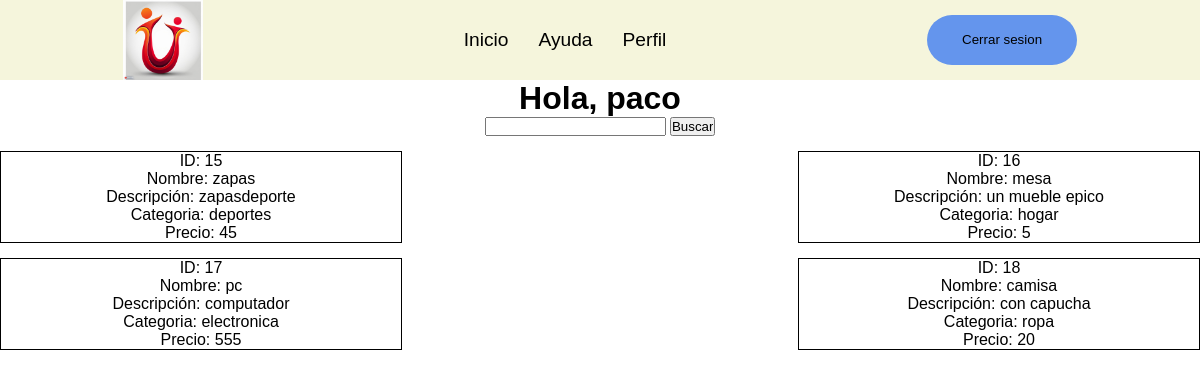
Page /indexRegistrado.php?id_user=8 on the committed database.
### tables this page shows
CREATE TABLE `usuarios` (
  `id` int(11) NOT NULL,
  `nombre` varchar(30) NOT NULL,
  `contrasena` varchar(20) NOT NULL,
  `correo` varchar(40) NOT NULL,
  `dirección` varchar(50) NOT NULL
);

CREATE TABLE `productos` (
  `id` int(11) NOT NULL,
  `nombre` varchar(50) NOT NULL,
  `descripción` varchar(100) NOT NULL,
  `categoria` varchar(30) NOT NULL,
  `precio` int(11) NOT NULL
);

### BD/Datos.php (the view, shortened to what this page needs)
<?php
class Datos
{
    private $dbhost = 'localhost';
    private $dbuser = 'Rafa';
    private $dbpasswd = "1234";
    private $dbname = "app";
    private $conexion;
    public function __construct()
    {
        $this->conexion = new mysqli($this->dbhost, $this->dbuser, $this->dbpasswd, $this->dbname);
        $this->conexion->select_db($this->dbname);
        $this->conexion->query("SET NAMES 'utf8'");
    }
    public function buscarProductos($busqueda)
    {
        $consulta = $this->conexion->query("SELECT * FROM productos WHERE id LIKE '%$busqueda%' OR nombre LIKE '%$busqueda%' OR descripción LIKE '%$busqueda%' OR categoria LIKE '%$busqueda%' OR precio LIKE '%$busqueda%'");
        while ($row = $consulta->fetch_array(MYSQLI_ASSOC)) {
            echo "<div class= 'tarjeta'>";
            echo "ID: " . $row['id'] . "<br>";
            echo "Nombre: " . $row['nombre'] . "<br>";
            echo "Descripción: " . $row['descripción'] . "<br>";
            echo "Categoria: " . $row['categoria'] . "<br>";
            echo "Precio: " . $row['precio'] . "<br>";
            echo "</div>";
        }
    }
    public function cogerNombre($id)
    {
        $query = mysqli_query($this->conexion, "SELECT * FROM usuarios where id = '$id'");
        $num = mysqli_num_rows($query);
        if ($num == 1) {
            $row = mysqli_fetch_assoc($query);
            $nombre = $row['nombre'];
            return $nombre;
        } else {
            return "No se encontró nada";
        }
    }
}

### indexRegistrado.php (shortened to what this page needs)
<?php
$usuario = $_GET['id_user'];
require_once "BD/Datos.php";
$clase = new Datos;
$nombre = $clase->cogerNombre($usuario);
?>
<!DOCTYPE html>
<html lang="en">
<head>
    <link rel="stylesheet" href="css/indexRegistrado.css?v=<?php echo time(); ?>">
    <link rel="stylesheet" href="css/nav.css?v=<?php echo time(); ?>">
</head>
<body>
<div class="pagina">
    <?php include "includes/nav.php" ?>
    <h1><?php echo "Hola, ". $nombre ?></h1>
    <?php include "includes/busquedaProductos.php" ?>
    <div id="productos">
    <?php
    $productos = $clase->buscarProductos($valor);
    ?>
    </div>
</div>
</body>
</html>

### css/indexRegistrado.css (style rules this page uses)
.pagina { display: flex; flex-direction: column; flex-wrap: wrap; text-align: center; }
#productos { display: flex; flex-direction: row; flex-wrap: wrap; justify-content: space-between; }
.tarjeta { width: 400px; margin-top: 15px; border: 1px black solid; }

### css/nav.css (style rules this page uses)
* { padding: 0; margin: 0; }
body { font-family: Arial, Helvetica, sans-serif; }

### rows in the picture
usuarios: nombre "paco"
productos: id "15", nombre "zapas", descripción "zapasdeporte", categoria "deportes", precio "45"
productos: id "16", nombre "mesa", descripción "un mueble epico", categoria "hogar", precio "5"
productos: id "17", nombre "pc", descripción "computador", categoria "electronica", precio "555"
productos: id "18", nombre "camisa", descripción "con capucha", categoria "ropa", precio "20"
